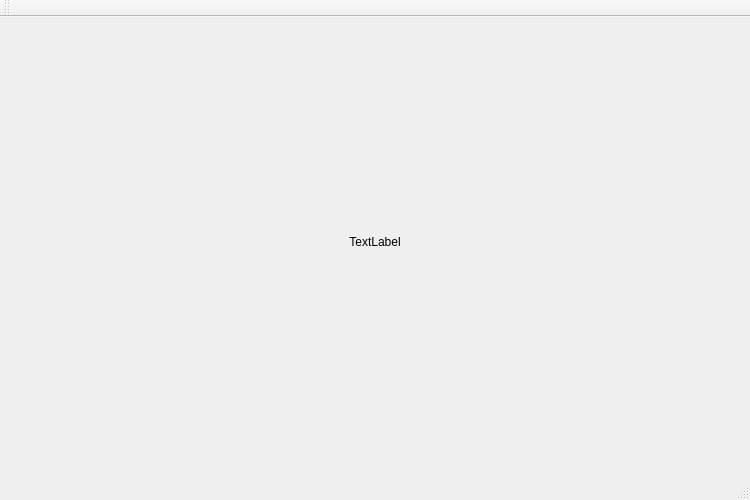
<?xml version="1.0" encoding="UTF-8"?>
<ui version="4.0">
 <class>MainWindow</class>
 <widget class="QMainWindow" name="MainWindow">
  <property name="geometry">
   <rect>
    <x>0</x>
    <y>0</y>
    <width>750</width>
    <height>500</height>
   </rect>
  </property>
  <property name="windowTitle">
   <string>MainWindow</string>
  </property>
  <widget class="QWidget" name="centralWidget">
   <widget class="QLabel" name="testLabel">
    <property name="geometry">
     <rect>
      <x>0</x>
      <y>0</y>
      <width>750</width>
      <height>450</height>
     </rect>
    </property>
    <property name="text">
     <string>TextLabel</string>
    </property>
    <property name="alignment">
     <set>Qt::AlignCenter</set>
    </property>
   </widget>
  </widget>
  <widget class="QMenuBar" name="menuBar">
   <property name="geometry">
    <rect>
     <x>0</x>
     <y>0</y>
     <width>750</width>
     <height>21</height>
    </rect>
   </property>
  </widget>
  <widget class="QToolBar" name="mainToolBar">
   <attribute name="toolBarArea">
    <enum>TopToolBarArea</enum>
   </attribute>
   <attribute name="toolBarBreak">
    <bool>false</bool>
   </attribute>
  </widget>
  <widget class="QStatusBar" name="statusBar"/>
 </widget>
 <layoutdefault spacing="6" margin="11"/>
 <resources/>
 <connections/>
</ui>
